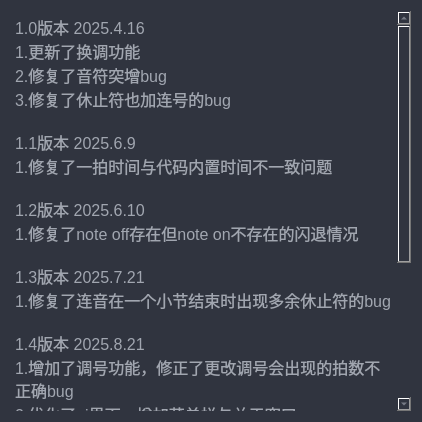
<?xml version="1.0" encoding="UTF-8"?>
<ui version="4.0">
 <class>Dialog</class>
 <widget class="QDialog" name="Dialog">
  <property name="geometry">
   <rect>
    <x>0</x>
    <y>0</y>
    <width>418</width>
    <height>418</height>
   </rect>
  </property>
  <property name="sizePolicy">
   <sizepolicy hsizetype="Fixed" vsizetype="Expanding">
    <horstretch>0</horstretch>
    <verstretch>0</verstretch>
   </sizepolicy>
  </property>
  <property name="maximumSize">
   <size>
    <width>418</width>
    <height>16777215</height>
   </size>
  </property>
  <property name="windowTitle">
   <string>版本日志</string>
  </property>
  <property name="styleSheet">
   <string notr="true">background-color: rgb(48, 52, 63);
color: rgb(161, 166, 176);</string>
  </property>
  <layout class="QVBoxLayout" name="verticalLayout">
   <item>
    <widget class="QTextBrowser" name="textBrowser">
     <property name="sizePolicy">
      <sizepolicy hsizetype="Fixed" vsizetype="Preferred">
       <horstretch>0</horstretch>
       <verstretch>0</verstretch>
      </sizepolicy>
     </property>
     <property name="minimumSize">
      <size>
       <width>400</width>
       <height>400</height>
      </size>
     </property>
     <property name="styleSheet">
      <string notr="true">
font: bold 16px;</string>
     </property>
     <property name="frameShape">
      <enum>QFrame::NoFrame</enum>
     </property>
     <property name="html">
      <string>&lt;!DOCTYPE HTML PUBLIC &quot;-//W3C//DTD HTML 4.0//EN&quot; &quot;http://www.w3.org/TR/REC-html40/strict.dtd&quot;&gt;
&lt;html&gt;&lt;head&gt;&lt;meta name=&quot;qrichtext&quot; content=&quot;1&quot; /&gt;&lt;style type=&quot;text/css&quot;&gt;
p, li { white-space: pre-wrap; }
&lt;/style&gt;&lt;/head&gt;&lt;body style=&quot; font-family:'SimSun'; font-size:16px; font-weight:600; font-style:normal;&quot;&gt;
&lt;p style=&quot; margin-top:0px; margin-bottom:0px; margin-left:0px; margin-right:0px; -qt-block-indent:0; text-indent:0px;&quot;&gt;&lt;span style=&quot; font-size:12pt; font-weight:400;&quot;&gt;1.0版本 2025.4.16&lt;/span&gt;&lt;/p&gt;
&lt;p style=&quot; margin-top:0px; margin-bottom:0px; margin-left:0px; margin-right:0px; -qt-block-indent:0; text-indent:0px;&quot;&gt;&lt;span style=&quot; font-size:12pt; font-weight:400;&quot;&gt;1.更新了换调功能&lt;/span&gt;&lt;/p&gt;
&lt;p style=&quot; margin-top:0px; margin-bottom:0px; margin-left:0px; margin-right:0px; -qt-block-indent:0; text-indent:0px;&quot;&gt;&lt;span style=&quot; font-size:12pt; font-weight:400;&quot;&gt;2.修复了音符突增bug&lt;/span&gt;&lt;/p&gt;
&lt;p style=&quot; margin-top:0px; margin-bottom:0px; margin-left:0px; margin-right:0px; -qt-block-indent:0; text-indent:0px;&quot;&gt;&lt;span style=&quot; font-size:12pt; font-weight:400;&quot;&gt;3.修复了休止符也加连号的bug&lt;/span&gt;&lt;/p&gt;
&lt;p style=&quot;-qt-paragraph-type:empty; margin-top:0px; margin-bottom:0px; margin-left:0px; margin-right:0px; -qt-block-indent:0; text-indent:0px; font-size:12pt; font-weight:400;&quot;&gt;&lt;br /&gt;&lt;/p&gt;
&lt;p style=&quot; margin-top:0px; margin-bottom:0px; margin-left:0px; margin-right:0px; -qt-block-indent:0; text-indent:0px;&quot;&gt;&lt;span style=&quot; font-size:12pt; font-weight:400;&quot;&gt;1.1版本 2025.6.9&lt;/span&gt;&lt;/p&gt;
&lt;p style=&quot; margin-top:0px; margin-bottom:0px; margin-left:0px; margin-right:0px; -qt-block-indent:0; text-indent:0px;&quot;&gt;&lt;span style=&quot; font-size:12pt; font-weight:400;&quot;&gt;1.修复了一拍时间与代码内置时间不一致问题&lt;/span&gt;&lt;/p&gt;
&lt;p style=&quot;-qt-paragraph-type:empty; margin-top:0px; margin-bottom:0px; margin-left:0px; margin-right:0px; -qt-block-indent:0; text-indent:0px; font-size:12pt; font-weight:400;&quot;&gt;&lt;br /&gt;&lt;/p&gt;
&lt;p style=&quot; margin-top:0px; margin-bottom:0px; margin-left:0px; margin-right:0px; -qt-block-indent:0; text-indent:0px;&quot;&gt;&lt;span style=&quot; font-size:12pt; font-weight:400;&quot;&gt;1.2版本 2025.6.10&lt;/span&gt;&lt;/p&gt;
&lt;p style=&quot; margin-top:0px; margin-bottom:0px; margin-left:0px; margin-right:0px; -qt-block-indent:0; text-indent:0px;&quot;&gt;&lt;span style=&quot; font-size:12pt; font-weight:400;&quot;&gt;1.修复了note off存在但note on不存在的闪退情况&lt;/span&gt;&lt;/p&gt;
&lt;p style=&quot;-qt-paragraph-type:empty; margin-top:0px; margin-bottom:0px; margin-left:0px; margin-right:0px; -qt-block-indent:0; text-indent:0px; font-size:12pt; font-weight:400;&quot;&gt;&lt;br /&gt;&lt;/p&gt;
&lt;p style=&quot; margin-top:0px; margin-bottom:0px; margin-left:0px; margin-right:0px; -qt-block-indent:0; text-indent:0px;&quot;&gt;&lt;span style=&quot; font-size:12pt; font-weight:400;&quot;&gt;1.3版本 2025.7.21&lt;/span&gt;&lt;/p&gt;
&lt;p style=&quot; margin-top:0px; margin-bottom:0px; margin-left:0px; margin-right:0px; -qt-block-indent:0; text-indent:0px;&quot;&gt;&lt;span style=&quot; font-size:12pt; font-weight:400;&quot;&gt;1.修复了连音在一个小节结束时出现多余休止符的bug&lt;/span&gt;&lt;/p&gt;
&lt;p style=&quot;-qt-paragraph-type:empty; margin-top:0px; margin-bottom:0px; margin-left:0px; margin-right:0px; -qt-block-indent:0; text-indent:0px; font-size:12pt; font-weight:400;&quot;&gt;&lt;br /&gt;&lt;/p&gt;
&lt;p style=&quot; margin-top:0px; margin-bottom:0px; margin-left:0px; margin-right:0px; -qt-block-indent:0; text-indent:0px;&quot;&gt;&lt;span style=&quot; font-size:12pt; font-weight:400;&quot;&gt;1.4版本 2025.8.21&lt;/span&gt;&lt;/p&gt;
&lt;p style=&quot; margin-top:0px; margin-bottom:0px; margin-left:0px; margin-right:0px; -qt-block-indent:0; text-indent:0px;&quot;&gt;&lt;span style=&quot; font-size:12pt; font-weight:400;&quot;&gt;1.增加了调号功能，修正了更改调号会出现的拍数不正确bug&lt;/span&gt;&lt;/p&gt;
&lt;p style=&quot; margin-top:0px; margin-bottom:0px; margin-left:0px; margin-right:0px; -qt-block-indent:0; text-indent:0px;&quot;&gt;&lt;span style=&quot; font-size:12pt; font-weight:400;&quot;&gt;2.优化了ui界面，增加菜单栏与关于窗口&lt;/span&gt;&lt;/p&gt;
&lt;p style=&quot;-qt-paragraph-type:empty; margin-top:0px; margin-bottom:0px; margin-left:0px; margin-right:0px; -qt-block-indent:0; text-indent:0px; font-size:12pt; font-weight:400;&quot;&gt;&lt;br /&gt;&lt;/p&gt;
&lt;p style=&quot; margin-top:0px; margin-bottom:0px; margin-left:0px; margin-right:0px; -qt-block-indent:0; text-indent:0px;&quot;&gt;&lt;span style=&quot; font-size:12pt; font-weight:400;&quot;&gt;1.5版本 2025.8.22&lt;/span&gt;&lt;/p&gt;
&lt;p style=&quot; margin-top:0px; margin-bottom:0px; margin-left:0px; margin-right:0px; -qt-block-indent:0; text-indent:0px;&quot;&gt;&lt;span style=&quot; font-size:12pt; font-weight:400;&quot;&gt;1.修复了部分midi文件将空拍时间信息存放于metamessage中而无法被读取的bug&lt;/span&gt;&lt;/p&gt;
&lt;p style=&quot; margin-top:0px; margin-bottom:0px; margin-left:0px; margin-right:0px; -qt-block-indent:0; text-indent:0px;&quot;&gt;&lt;span style=&quot; font-size:12pt; font-weight:400;&quot;&gt;2.增加了标题和作者输入框&lt;/span&gt;&lt;/p&gt;
&lt;p style=&quot;-qt-paragraph-type:empty; margin-top:0px; margin-bottom:0px; margin-left:0px; margin-right:0px; -qt-block-indent:0; text-indent:0px; font-size:12pt; font-weight:400;&quot;&gt;&lt;br /&gt;&lt;/p&gt;
&lt;p style=&quot; margin-top:0px; margin-bottom:0px; margin-left:0px; margin-right:0px; -qt-block-indent:0; text-indent:0px;&quot;&gt;&lt;span style=&quot; font-size:12pt; font-weight:400;&quot;&gt;1.6版本 2025.8.29&lt;/span&gt;&lt;/p&gt;
&lt;p style=&quot; margin-top:0px; margin-bottom:0px; margin-left:0px; margin-right:0px; -qt-block-indent:0; text-indent:0px;&quot;&gt;&lt;span style=&quot; font-size:12pt; font-weight:400;&quot;&gt;1.新增读取midi歌词功能，修复使用iso 8859-1读取utf-8的bug&lt;/span&gt;&lt;/p&gt;&lt;/body&gt;&lt;/html&gt;</string>
     </property>
    </widget>
   </item>
  </layout>
 </widget>
 <resources/>
 <connections/>
</ui>
